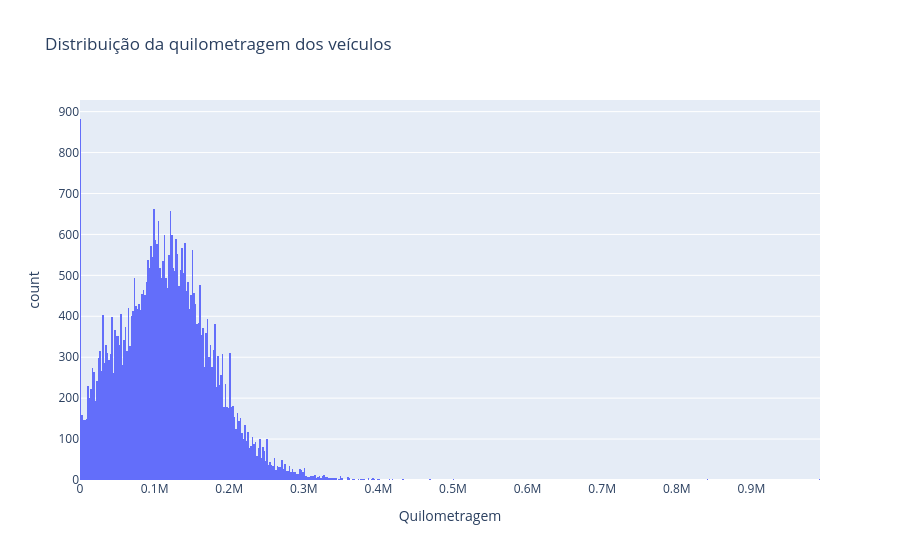

Here is the notebook cell this chart was saved with:
### Code cell
## 6. Distribuição da quilometragem

fig = px.histogram(
    car_data,
    x='odometer',
    title='Distribuição da quilometragem dos veículos',
    labels={'odometer': 'Quilometragem'})

fig.show()

### Figure 1 — Plotly figure (JSON) as saved in the notebook; plotly's stock layout.template omitted (floating-point values rounded to 4 significant figures; data arrays with more than 128 entries replaced by an {"elided": "..."} marker saying what was removed)
{"data": [{"bingroup": "x", "hovertemplate": "Quilometragem=%{x}<br>count=%{y}<extra></extra>", "legendgroup": "", "marker": {"color": "#636efa", "pattern": {"shape": ""}}, "name": "", "orientation": "v", "showlegend": false, "type": "histogram", "x": {"elided": "51525 float values"}, "xaxis": "x", "yaxis": "y"}], "layout": {"barmode": "relative", "legend": {"tracegroupgap": 0}, "title": {"text": "Distribuição da quilometragem dos veículos"}, "xaxis": {"anchor": "y", "domain": [0, 1], "title": {"text": "Quilometragem"}}, "yaxis": {"anchor": "x", "domain": [0, 1], "title": {"text": "count"}}}}
